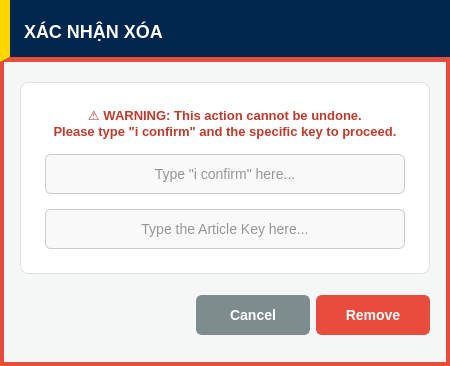
<?xml version="1.0" encoding="UTF-8"?>
<ui version="4.0">
 <class>ArticleConfirmRemoveDialog</class>
 <widget class="QDialog" name="ArticleConfirmRemoveDialog">
  <property name="geometry">
   <rect>
    <x>0</x>
    <y>0</y>
    <width>450</width>
    <height>366</height>
   </rect>
  </property>
  <property name="minimumSize">
   <size>
    <width>450</width>
    <height>320</height>
   </size>
  </property>
  <property name="windowTitle">
   <string>Confirm Removal</string>
  </property>
  <property name="styleSheet">
   <string notr="true">
/* --- CÀI ĐẶT CHUNG --- */
QDialog#ArticleConfirmRemoveDialog {
    background-color: #f4f7f6;
    border: 4px solid #e74c3c; /* Viền đỏ cảnh báo thay vì cam */
}
QWidget {
    font-family: &quot;Segoe UI&quot;, Arial, sans-serif;
    font-size: 14px;
}

/* --- GROUP BOX --- */
QGroupBox {
    background-color: #ffffff;
    border: 1px solid #e0e0e0;
    border-radius: 8px;
    margin-top: 10px;
    padding: 15px;
}

/* --- LABELS --- */
QLabel {
    color: #333333;
}
QLabel#labelInstruction {
    color: #c0392b; /* Màu đỏ đậm cho hướng dẫn cảnh báo */
    font-weight: bold;
    font-size: 13px;
}

/* --- INPUTS --- */
QLineEdit {
    background-color: #f9f9f9;
    border: 1px solid #cccccc;
    border-radius: 6px;
    padding: 8px;
    color: #333333;
}
QLineEdit:focus {
    background-color: #ffffff;
    border: 2px solid #e74c3c; /* Focus màu đỏ để cảnh báo */
}

/* --- BUTTONS --- */
QPushButton {
    border-radius: 6px;
    font-weight: bold;
    padding: 8px 15px;
    min-width: 80px;
    color: white;
}
/* Nút Remove (Nguy hiểm - Đỏ) */
QPushButton#btnRemove {
    background-color: #e74c3c;
    border: 2px solid #e74c3c;
}
QPushButton#btnRemove:hover {
    background-color: #c0392b;
}
QPushButton#btnRemove:pressed {
    background-color: #922b21;
}

/* Nút Cancel (Xám) */
QPushButton#btnCancel {
    background-color: #7f8c8d;
    border: 2px solid #7f8c8d;
}
QPushButton#btnCancel:hover {
    background-color: #636e72;
}
   </string>
  </property>
  <layout class="QVBoxLayout" name="verticalLayout">
   <property name="spacing">
    <number>0</number>
   </property>
   <property name="leftMargin">
    <number>0</number>
   </property>
   <property name="topMargin">
    <number>0</number>
   </property>
   <property name="rightMargin">
    <number>0</number>
   </property>
   <property name="bottomMargin">
    <number>20</number>
   </property>
   <item>
    <widget class="QWidget" name="headerContainer" native="true">
     <property name="minimumSize">
      <size>
       <width>0</width>
       <height>60</height>
      </size>
     </property>
     <property name="styleSheet">
      <string notr="true">QWidget#headerContainer{background-color:#00264d;border-bottom:5px solid #e74c3c;border-left:10px solid #FFD700;}</string>
     </property>
     <layout class="QHBoxLayout" name="horizontalLayout_Header">
      <item>
       <widget class="QLabel" name="lblHeader">
        <property name="styleSheet">
         <string notr="true">color:#ffffff;font-weight:900;font-size:18px;background:transparent;padding-left:10px;</string>
        </property>
        <property name="text">
         <string>XÁC NHẬN XÓA</string>
        </property>
        <property name="alignment">
         <set>Qt::AlignmentFlag::AlignLeading|Qt::AlignmentFlag::AlignLeft|Qt::AlignmentFlag::AlignVCenter</set>
        </property>
       </widget>
      </item>
     </layout>
    </widget>
   </item>
   <item>
    <widget class="QWidget" name="bodyContainer" native="true">
     <layout class="QVBoxLayout" name="verticalLayout_Body">
      <property name="leftMargin">
       <number>20</number>
      </property>
      <property name="topMargin">
       <number>10</number>
      </property>
      <property name="rightMargin">
       <number>20</number>
      </property>
      <property name="bottomMargin">
       <number>10</number>
      </property>
      <item>
       <widget class="QGroupBox" name="groupBox">
        <property name="title">
         <string/>
        </property>
        <layout class="QVBoxLayout" name="verticalLayout_2">
         <property name="spacing">
          <number>15</number>
         </property>
         <item>
          <widget class="QLabel" name="labelInstruction">
           <property name="text">
            <string>⚠️ WARNING: This action cannot be undone.
Please type &quot;i confirm&quot; and the specific key to proceed.</string>
           </property>
           <property name="alignment">
            <set>Qt::AlignmentFlag::AlignCenter</set>
           </property>
           <property name="wordWrap">
            <bool>true</bool>
           </property>
          </widget>
         </item>
         <item>
          <widget class="QLineEdit" name="editConfirm">
           <property name="minimumSize">
            <size>
             <width>0</width>
             <height>40</height>
            </size>
           </property>
           <property name="alignment">
            <set>Qt::AlignmentFlag::AlignCenter</set>
           </property>
           <property name="placeholderText">
            <string>Type &quot;i confirm&quot; here...</string>
           </property>
          </widget>
         </item>
         <item>
          <widget class="QLineEdit" name="editKey">
           <property name="minimumSize">
            <size>
             <width>0</width>
             <height>40</height>
            </size>
           </property>
           <property name="alignment">
            <set>Qt::AlignmentFlag::AlignCenter</set>
           </property>
           <property name="placeholderText">
            <string>Type the Article Key here...</string>
           </property>
          </widget>
         </item>
        </layout>
       </widget>
      </item>
     </layout>
    </widget>
   </item>
   <item>
    <widget class="QWidget" name="footerContainer" native="true">
     <layout class="QHBoxLayout" name="horizontalLayout">
      <property name="leftMargin">
       <number>20</number>
      </property>
      <property name="rightMargin">
       <number>20</number>
      </property>
      <item>
       <spacer name="horizontalSpacer">
        <property name="orientation">
         <enum>Qt::Orientation::Horizontal</enum>
        </property>
        <property name="sizeHint" stdset="0">
         <size>
          <width>40</width>
          <height>20</height>
         </size>
        </property>
       </spacer>
      </item>
      <item>
       <widget class="QPushButton" name="btnCancel">
        <property name="minimumSize">
         <size>
          <width>114</width>
          <height>40</height>
         </size>
        </property>
        <property name="cursor">
         <cursorShape>PointingHandCursor</cursorShape>
        </property>
        <property name="text">
         <string>Cancel</string>
        </property>
       </widget>
      </item>
      <item>
       <widget class="QPushButton" name="btnRemove">
        <property name="minimumSize">
         <size>
          <width>114</width>
          <height>40</height>
         </size>
        </property>
        <property name="cursor">
         <cursorShape>PointingHandCursor</cursorShape>
        </property>
        <property name="text">
         <string>Remove</string>
        </property>
       </widget>
      </item>
     </layout>
    </widget>
   </item>
  </layout>
 </widget>
 <resources/>
 <connections/>
</ui>
